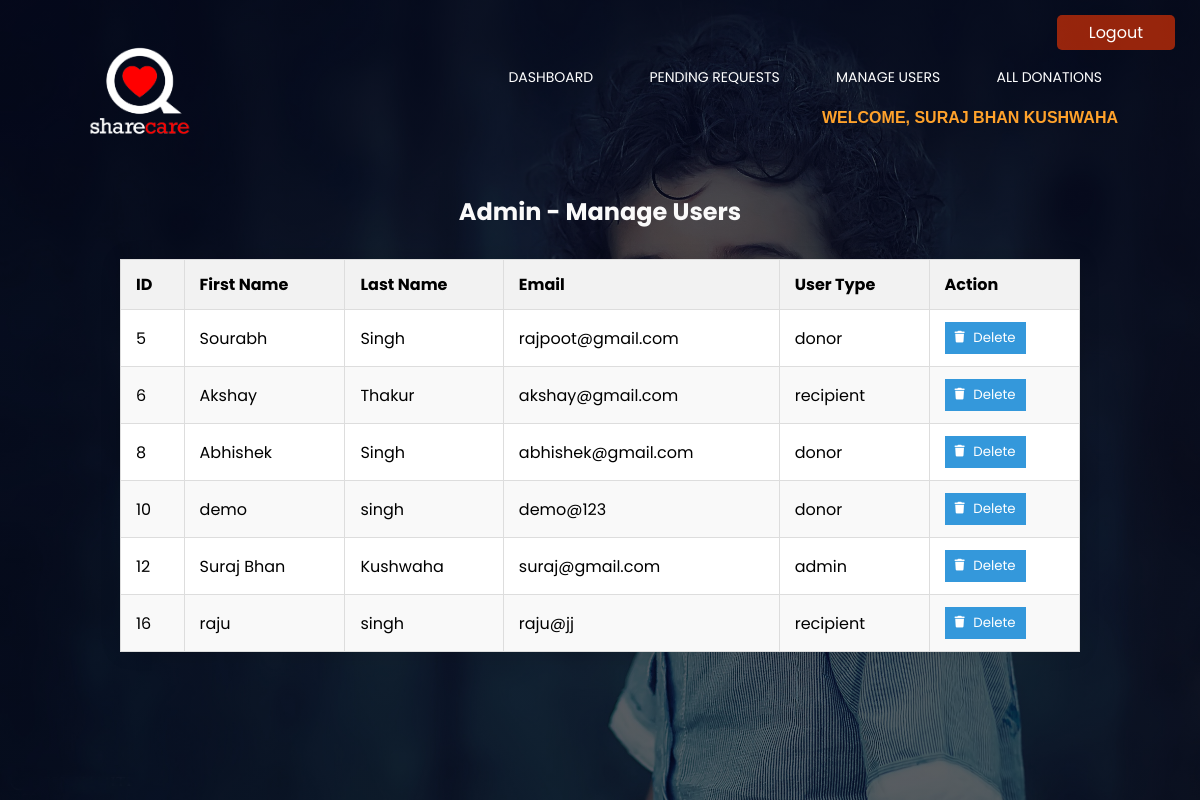
/admin/all_users.php (signed in), run on the app's committed database.
### tables this page shows
CREATE TABLE `users` (
  `id` int(11) NOT NULL,
  `first_name` varchar(50) NOT NULL,
  `last_name` varchar(50) NOT NULL,
  `email` varchar(100) NOT NULL,
  `password` varchar(100) NOT NULL,
  `user_type` varchar(15) NOT NULL
);

### admin/all_users.php (the view, shortened to what this page needs)
<?php
include 'config.php';
$query = "SELECT * FROM users";
$result = mysqli_query($conn, $query);
?>
<!DOCTYPE html>
<html lang="en">
<head>
    <link rel="stylesheet" href="style.css">
</head>
<body>
<section class="header">
        <nav>
            <a href="index.html"><img src="../Images/Share&Carelogo3.png" alt=""></a>
            <div class="login-signup">
                <a href="../logout.php">Logout</a>
            </div>
            <div class="nav-link" id="navLink">
                <ul>
                    <li><a href="index.php">DASHBOARD</a></li>
                    <li><a href="pending_request.php">PENDING REQUESTS</a></li>
                    <li><a href="all_users.php">MANAGE USERS</a></li>
                    <li><a href="all_donations.php">ALL DONATIONS</a></li>
                <p class="welcome-message">Welcome, <?php echo $_SESSION['name']; ?></p>
            </div>
        </nav>
    <h2>Admin - Manage Users</h2>
    <table>
        <thead>
            <tr>
                <th>ID</th>
                <th>First Name</th>
                <th>Last Name</th>
                <th>Email</th>
                <th>User Type</th>
                <th>Action</th>
            </tr>
        </thead>
        <tbody>
            <?php
            if (mysqli_num_rows($result) > 0) {
                while ($row = mysqli_fetch_assoc($result)) {
                    echo "<tr>";
                    echo "<td>" . $row['id'] . "</td>";
                    echo "<td>" . $row['first_name'] . "</td>";
                    echo "<td>" . $row['last_name'] . "</td>";
                    echo "<td>" . $row['email'] . "</td>";
                    echo "<td>" . $row['user_type'] . "</td>";
                    echo "<td><form method='post' action='delete_user.php'><input type='hidden' name='user_id' value='" . $row['email'] . "'><button type='submit' name='delete'><i class='fa-solid fa-trash fa-sm'></i> Delete</button></form></td>";
                    echo "</tr>";
                }
            } else {
                echo "<tr><td colspan='3'>No users found</td></tr>";
            }
            ?>
        </tbody>
    </table>
        </section>
</body>
</html>

### admin/style.css (style rules this page uses)
* { margin: 0; padding: 0; font-family: 'Poppins', sans-serif; }
.header { min-height: 100vh; width: 100%; background-image: linear-gradient(rgba(4,9,30,0.7),rgba(4,9,30,0.6)),url(../Images/pexels-bess-hamiti-35537.jpg); background-position: center; background-size: cover; position: relative; }
nav { display: flex; padding: 2% 6%; justify-content: space-between; align-items: center; }
nav img { width: 135px; height: 133px; margin-top: 6px }
.login-signup { position: absolute; top: 15px; right: 25px; font-size: 16px; color: rgb(210, 77, 77); border-radius: 5px; border: 1 px solid white; padding: 5px 0; background-color: rgba(255, 55, 0, 0.58); }
.login-signup a { color: white; text-decoration: none; margin: 0 32px; }
.nav-link { flex: 1; text-align: right; margin-top: -2px; }
.nav-link ul li { list-style: none; display: inline-block; padding: 8px 18px; }
.nav-link ul li a { color: white; text-decoration: none; font-size: 14px; padding: 0 8px; }
.nav-link ul li::after { content: ''; width:0%; height: 2px; background: linear-gradient(90deg, rgba(238, 114, 5, 0.917),rgba(255, 252, 252, 0.8),rgba(106, 242, 2, 0.831)); display:block; margin: auto; transition: 0.5s; }
.nav-link .welcome-message { color:#ffa22b; padding: 10px; font-weight: bold; font-size: 16px; font-family: 'DM Sans', sans-serif; text-transform: uppercase; }
h2 { text-align: center; color: rgb(250, 250, 250); margin-bottom: 30px; }
table { border-collapse: collapse; width: 80%; margin: 20px auto; background-color: #fff; box-shadow: 0 0 20px rgba(0, 0, 0, 0.1); }
th, td { padding: 12px 15px; text-align: left; border: 1px solid #ddd; }
thead { background-color: #f2f2f2; font-weight: bold; }
tbody tr:nth-child(even) { background-color: #f9f9f9; }
button { padding: 6px 10px; border: none; cursor: pointer; }
button[type='submit'] { background-color: #3498db; color: #fff; transition: background-color 0.3s ease; }

### data on the page
users: id "5", first_name "Sourabh", last_name "Singh", email "rajpoot@gmail.com", user_type "donor"
users: id "6", first_name "Akshay", last_name "Thakur", email "akshay@gmail.com", user_type "recipient"
users: id "8", first_name "Abhishek", last_name "Singh", email "abhishek@gmail.com", user_type "donor"
users: id "10", first_name "demo", last_name "singh", email "demo@123", user_type "donor"
users: id "12", first_name "Suraj Bhan", last_name "Kushwaha", email "suraj@gmail.com", user_type "admin"
users: id "16", first_name "raju", last_name "singh", email "raju@jj", user_type "recipient"

### other printed values
$_SESSION['name'] "SURAJ BHAN KUSHWAHA"
